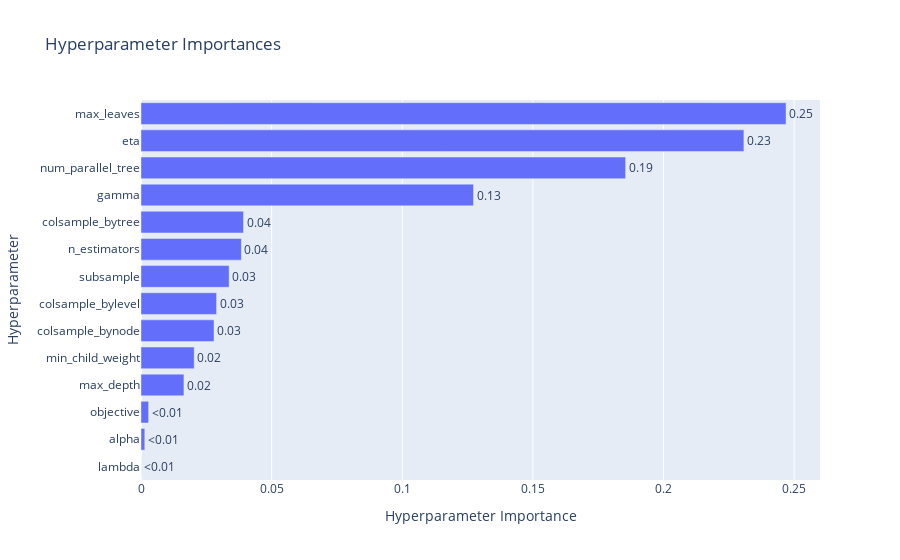

Notebook source saved alongside this figure:
### Code cell
import optuna
fig = optuna.visualization.plot_param_importances(studies['XGBoostModel'])
fig.show()

### Figure 1 — Plotly figure (JSON) as saved in the notebook; plotly's stock layout.template omitted (floating-point values rounded to 4 significant figures)
{"data": [{"cliponaxis": false, "hovertemplate": ["lambda (FloatDistribution): 6.792982241045024e-06<extra></extra>", "alpha (FloatDistribution): 0.0014552613400626712<extra></extra>", "objective (CategoricalDistribution): 0.002924805381606341<extra></extra>", "max_depth (IntDistribution): 0.01643476906595828<extra></extra>", "min_child_weight (IntDistribution): 0.02037879188929001<extra></extra>", "colsample_bynode (FloatDistribution): 0.027958110163894993<extra></extra>", "colsample_bylevel (FloatDistribution): 0.028935405543276865<extra></extra>", "subsample (FloatDistribution): 0.03374355657250341<extra></extra>", "n_estimators (IntDistribution): 0.03843179598485751<extra></extra>", "colsample_bytree (FloatDistribution): 0.039241265970457656<extra></extra>", "gamma (FloatDistribution): 0.12729488228969613<extra></extra>", "num_parallel_tree (IntDistribution): 0.18551516298473492<extra></extra>", "eta (FloatDistribution): 0.2307731513894094<extra></extra>", "max_leaves (IntDistribution): 0.24690624844201062<extra></extra>"], "name": "Objective Value", "orientation": "h", "text": ["<0.01", "<0.01", "<0.01", "0.02", "0.02", "0.03", "0.03", "0.03", "0.04", "0.04", "0.13", "0.19", "0.23", "0.25"], "textposition": "outside", "type": "bar", "x": [6.793e-06, 0.001455, 0.002925, 0.01643, 0.02038, 0.02796, 0.02894, 0.03374, 0.03843, 0.03924, 0.1273, 0.1855, 0.2308, 0.2469], "y": ["lambda", "alpha", "objective", "max_depth", "min_child_weight", "colsample_bynode", "colsample_bylevel", "subsample", "n_estimators", "colsample_bytree", "gamma", "num_parallel_tree", "eta", "max_leaves"]}], "layout": {"title": {"text": "Hyperparameter Importances"}, "xaxis": {"title": {"text": "Hyperparameter Importance"}}, "yaxis": {"title": {"text": "Hyperparameter"}}}}
